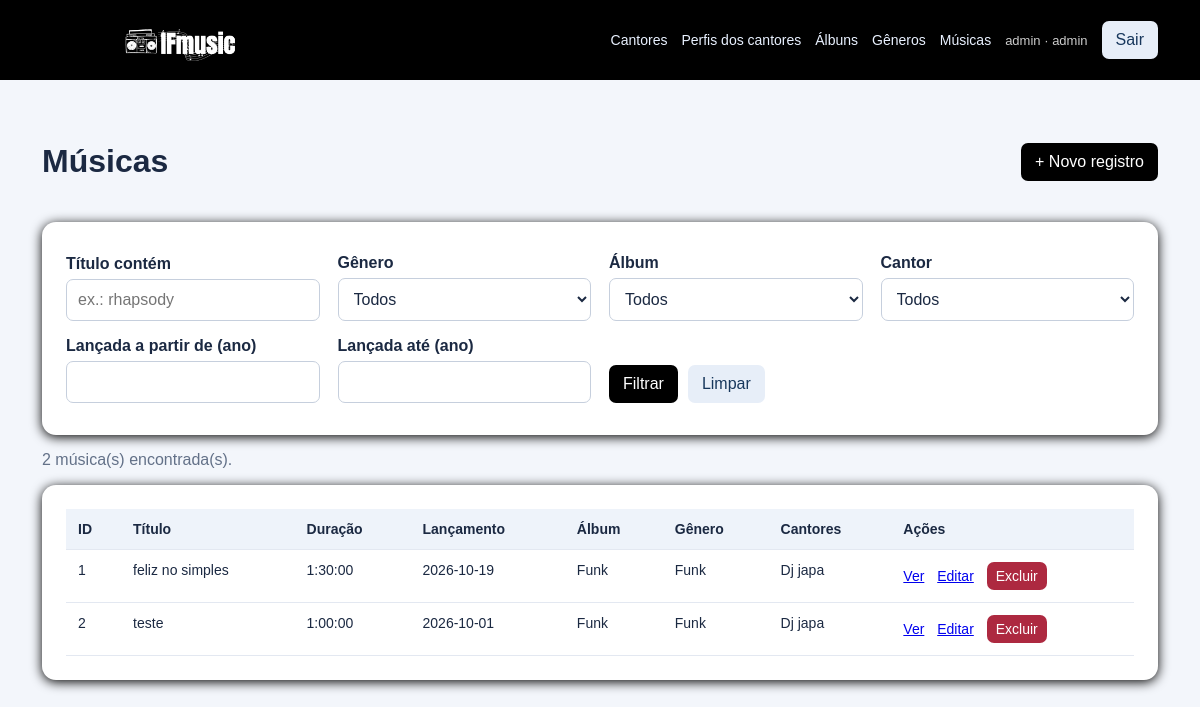
Screenshot of /musicas (signed in) with the database file from the repository.
### tables this page shows
CREATE TABLE usuario (
    idUsuario INTEGER PRIMARY KEY AUTOINCREMENT,
    nome TEXT NOT NULL,
    email TEXT NOT NULL UNIQUE COLLATE NOCASE,
    senha_hash TEXT NOT NULL,
    papel TEXT NOT NULL DEFAULT 'usuario' CHECK (papel IN ('admin', 'usuario'))
);

CREATE TABLE musica (
    idMusica INTEGER PRIMARY KEY AUTOINCREMENT,
    titulo TEXT NOT NULL,
    duracao TEXT NOT NULL,
    dataLancamento TEXT NOT NULL,
    idAlbum INTEGER NOT NULL,
    idGenero INTEGER NOT NULL,
    FOREIGN KEY (idAlbum) REFERENCES album(idAlbum) ON DELETE RESTRICT,
    FOREIGN KEY (idGenero) REFERENCES genero(idGenero) ON DELETE RESTRICT
);

### app.py (the view)
@app.get('/musicas')
@login_obrigatorio
def listar_musicas():
    filtros = {
        'titulo': request.args.get('titulo', '').strip(),
        'idGenero': numero(request.args.get('idGenero')),
        'idAlbum': numero(request.args.get('idAlbum')),
        'idCantor': numero(request.args.get('idCantor')),
        'ano_inicio': numero(request.args.get('ano_inicio')),
        'ano_fim': numero(request.args.get('ano_fim')),
    }
    return render_template('musicas.html', nome='musicas', filtros=filtros,
                           musicas=Musica.pesquisar(**filtros),
                           generos=Genero.listar(), albuns=Album.listar(), cantores=Cantor.listar())

### app.py (called while the page is built)
def usuario_atual():
    identificador = session.get('usuario_id')
    return Usuario.buscar(identificador) if identificador is not None else None

@app.context_processor
def contexto():
    return {'usuario': usuario_atual(), 'rotulos': ROTULOS, 'campos_rotulos': CAMPOS}

@app.before_request
def proteger_post():
    if request.method == 'POST':
        token = session.get('csrf_token')
        if not token or not secrets.compare_digest(token, request.form.get('csrf_token', '')):
            abort(400, 'Token de formulário inválido. Atualize a página e tente novamente.')

@app.context_processor
def csrf_contexto():
    if 'csrf_token' not in session:
        session['csrf_token'] = secrets.token_urlsafe(32)
    return {'csrf_token': session['csrf_token']}

def login_obrigatorio(func):
    @wraps(func)
    def wrapper(*args, **kwargs):
        if not usuario_atual():
            return redirect(url_for('login'))
        return func(*args, **kwargs)
    return wrapper

def numero(valor):
    try:
        return int(valor)
    except (TypeError, ValueError):
        return None

### banco.py (called while the page is built)
def conectar():
    conexao = sqlite3.connect(ARQUIVO_BANCO)
    conexao.row_factory = sqlite3.Row
    conexao.execute("PRAGMA foreign_keys = ON")
    return conexao

### modelos/base.py (called while the page is built)
    @classmethod
    def listar(cls):
        with conectar() as banco:
            linhas = banco.execute(f"SELECT * FROM {cls.tabela} ORDER BY {cls.chave}").fetchall()
        return [cls(dict(linha)) for linha in linhas]

### modelos/usuario.py (called while the page is built)
    @classmethod
    def buscar(cls, identificador):
        with conectar() as db:
            linha = db.execute('SELECT * FROM usuario WHERE idUsuario = ?', (identificador,)).fetchone()
        return cls(dict(linha)) if linha else None

### templates/musicas.html (shortened to what this page needs)
{% extends 'base.html' %}
{% block conteudo %}
<div class="heading">
  <h1>Músicas</h1>
  {% if usuario.papel == 'admin' %}<a class="btn" href="{{ url_for('novo', nome='musicas') }}">+ Novo registro</a>{% endif %}
</div>
<form class="panel filtros" method="get">
  <label>Título contém
    <input name="titulo" value="{{ filtros.titulo }}" placeholder="ex.: rhapsody">
  </label>
  <label>Gênero
    <select name="idGenero">
      <option value="">Todos</option>
    </select>
  </label>
  <label>Álbum
    <select name="idAlbum">
      <option value="">Todos</option>
    </select>
  </label>
  <label>Cantor
    <select name="idCantor">
      <option value="">Todos</option>
    </select>
  </label>
  <label>Lançada a partir de (ano)
    <input type="number" name="ano_inicio" min="1000" max="9999" value="{{ filtros.ano_inicio or '' }}">
  </label>
  <label>Lançada até (ano)
    <input type="number" name="ano_fim" min="1000" max="9999" value="{{ filtros.ano_fim or '' }}">
  </label>
  <div class="filtros-acoes">
    <button>Filtrar</button>
    <a class="btn secondary" href="{{ url_for('listar', nome='musicas') }}">Limpar</a>
  </div>
</form>
<p class="muted">{{ musicas|length }} música(s) encontrada(s).</p>
<div class="panel overflow">
  <table>
    <thead>
      <tr><th>ID</th><th>Título</th><th>Duração</th><th>Lançamento</th><th>Álbum</th><th>Gênero</th><th>Cantores</th><th>Ações</th></tr>
    </thead>
    <tbody>
      {% for m in musicas %}
      <tr>
        <td>{{ m.idMusica }}</td>
        <td>{{ m.titulo }}</td>
        <td>{{ m.duracao }}</td>
        <td>{{ m.dataLancamento }}</td>
        <td>{{ m.album_nome }}</td>
        <td>{{ m.genero_nome }}</td>
        <td>{{ m.cantores_nomes or '—' }}</td>
        <td class="actions">
          <a href="{{ url_for('detalhes', nome='musicas', identificador=m.idMusica) }}">Ver</a>
          {% if usuario.papel == 'admin' %}
          <a href="{{ url_for('editar', nome='musicas', identificador=m.idMusica) }}">Editar</a>
          <form method="post" action="{{ url_for('excluir', nome='musicas', identificador=m.idMusica) }}" onsubmit="return confirm('Excluir este registro?')">
            <input type="hidden" name="csrf_token" value="{{ csrf_token }}"><button class="danger">Excluir</button>
          </form>
          {% endif %}
        </td>
      </tr>
      {% else %}
      <tr><td colspan="8">Nenhuma música encontrada com esses filtros.</td></tr>
      {% endfor %}
    </tbody>
  </table>
</div>
{% endblock %}

### templates/base.html (shortened to what this page needs)
<!doctype html>
<html lang="pt-br">
    <head>
        <link rel="stylesheet" href="{{ url_for('static',filename='style.css') }}">
    </head>
    <body>
    <header>
        <div class="container top">
            <a class="brand" href="{{ url_for('inicio') }}">
                <img src="{{ url_for('static', filename='logo.png') }}"
                    alt="Logo IFmusic">
            </a>
            <nav>
                {% if usuario %}
                    {% for slug, titulo in rotulos.items() %}
                        <a href="{{ url_for('listar',nome=slug) }}">{{ titulo }}</a>
                    {% endfor %}
                        <span class="papel">{{ usuario.nome }} · {{ usuario.papel }}</span>
                        <form method="post" action="{{ url_for('sair') }}">
                            <button class="subtle">Sair</button>
                        </form>
                {% else %}
                    <a href="{{ url_for('login') }}">Entrar</a>
                    <a href="{{ url_for('cadastro') }}">Cadastrar conta</a>
                {% endif %}
            </nav>
        </div>
    </header>
    <main class="container">
        {% block conteudo %}
        {% endblock %}
    </main>
</body>
</html>

### static/style.css (style rules this page uses)
:root { font-family:Arial,Helvetica,sans-serif;color:#1b2942;background:#f3f6fb }
* { box-sizing:border-box }
body { margin:0 }
header { background:black;color:#fff; height: 80px; }
.container { max-width:1160px;margin:auto;padding:22px }
.top,.heading { display:flex;align-items:center;justify-content:space-between;gap:16px;flex-wrap:wrap }
.brand { font-size:23px;font-weight:700;color:white;text-decoration:none }
nav { display:flex;align-items:center;gap:14px;flex-wrap:wrap }
nav a { color:#e9f1ff;text-decoration:none;font-size:14px }
.papel { font-size:13px;opacity:.8 }
.card,.panel { background:white;padding:24px;border-radius:14px;box-shadow:0 2px 12px black }
form { display:inline }
label { display:block;font-weight:600;margin:14px 0 }
input,textarea { display:block;width:100%;padding:11px;border:1px solid #c6cfdd;border-radius:7px;margin-top:6px;font:inherit }
button,.btn { background:black;color:white;border:0;border-radius:7px;padding:10px 14px;text-decoration:none;display:inline-block;cursor:pointer;font:inherit }
.secondary,.subtle { background:#e7eef8;color:#17375c }
.danger { background:#ad2940 }
.heading { margin:20px 0 }
.overflow { overflow-x:auto }
table { border-collapse:collapse;width:100%;font-size:14px }
th,td { padding:12px;text-align:left;border-bottom:1px solid #e3e8f1;vertical-align:top }
th { background:#eef3fa }
.actions { white-space:nowrap }
.actions a { margin-right:9px }
.actions button { padding:6px 9px }
.muted { color:#637188 }
select { display:block;width:100%;padding:11px;border:1px solid #c6cfdd;border-radius:7px;margin-top:6px;font:inherit;background:white;color:inherit }
form.filtros { display:grid;grid-template-columns:repeat(auto-fit,minmax(210px,1fr));gap:0 18px;align-items:end;margin-bottom:8px }
.filtros label { margin:8px 0 }
.filtros-acoes { display:flex;gap:10px;margin:8px 0 }
input,select,textarea { font-weight:400 }
header .top { height: 100%; padding-top: 0; padding-bottom: 0; display: flex; align-items: center; justify-content: space-between; flex-wrap: nowrap; }
.brand { display: flex; align-items: center; flex-shrink: 0; }
.brand img { width: 270px; height: 130px; object-fit: contain; display: block; margin-top: -15px; }

### rows the page displays
usuario: nome "admin", papel "admin"
musica: idMusica "1", titulo "feliz no simples", duracao "1:30:00", dataLancamento "2026-10-19", album_nome "Funk", genero_nome "Funk", cantores_nomes "Dj japa"
musica: idMusica "2", titulo "teste", duracao "1:00:00", dataLancamento "2026-10-01", album_nome "Funk", genero_nome "Funk", cantores_nomes "Dj japa"

### other values shown
{{ titulo }} "Cantores" "Perfis dos cantores" "Álbuns" "Gêneros" "Músicas"
{{ musicas|length }} "2"
